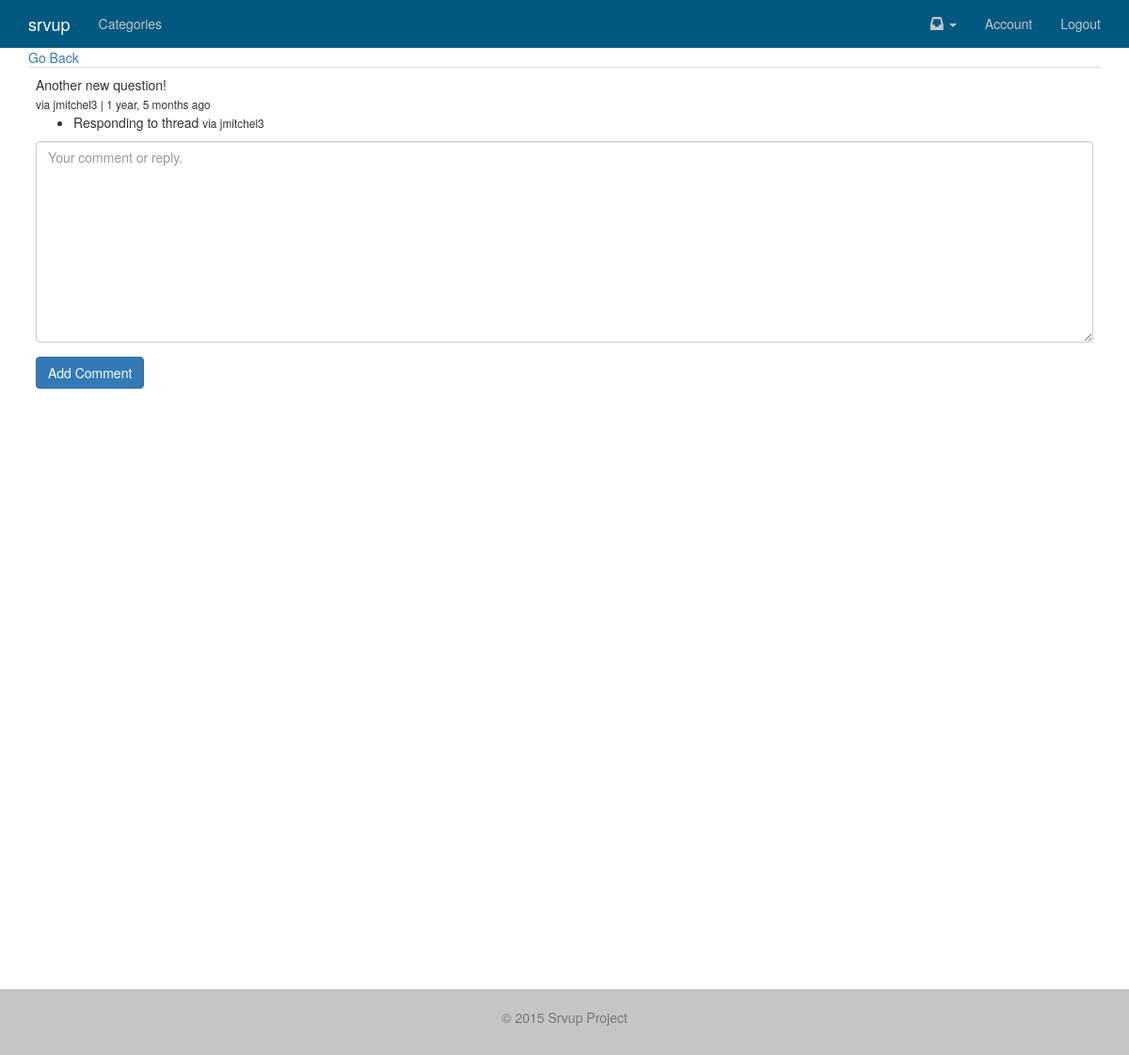
The page /comment/116 (signed in) on the database its author committed.
### comments/models.py (models this page shows, shortened)
class Comment(models.Model):
	user = models.ForeignKey(MyUser)
	parent = models.ForeignKey("self", null=True, blank=True)
	path = models.CharField(max_length=350)
	video = models.ForeignKey(Video, null=True, blank=True)
	text = models.TextField()
	updated = models.DateTimeField(auto_now=True, auto_now_add=False)
	timestamp = models.DateTimeField(auto_now=False, auto_now_add=True)
	active = models.BooleanField(default=True)
	objects = CommentManager()
	class Meta:
		ordering = ['-timestamp']
	@property
	def get_origin(self):
		return self.path
	@property
	def get_comment(self):
		return self.text
	@property
	def is_child(self):
		if self.parent is not None:
			return True
		else:
			return False
	def get_children(self):
		if self.is_child:
			return None
		else:
			return Comment.objects.filter(parent=self)

### accounts/models.py (models this page shows, shortened)
class MyUser(AbstractBaseUser):
	username = models.CharField(
	    max_length=255,
	    unique=True,
	)
	email = models.EmailField(
	    verbose_name='email address',
	    max_length=255,
	    unique=True,
	)
	first_name = models.CharField(
			max_length=120,
			null=True,
			blank=True,
			)
	last_name = models.CharField(
			max_length=120,
			null=True,
			blank=True,
			)
	is_member = models.BooleanField(default=False,
					verbose_name='Is Paid Member')
	is_active = models.BooleanField(default=True)
	is_admin = models.BooleanField(default=False)
	objects = MyUserManager()
	USERNAME_FIELD = 'username'
	REQUIRED_FIELDS = ['email']

### comments/views.py (the view)
# urls.py: url(r'^comment/(?P<id>\d+)$', 'comment_thread', name='comment_thread'),
@login_required
def comment_thread(request, id):
	comment = get_object_or_404(Comment, id=id)
	form = CommentForm()
	context = {
	"form": form,
	"comment": comment,
	}
	return render(request, "comments/comment_thread.html", context)

### comments/forms.py
class CommentForm(forms.Form):
	comment = forms.CharField(
		widget=forms.Textarea(attrs={"placeholder": "Your comment or reply."})
	)
	def __init__(self, data=None, files=None, **kwargs):
		super(CommentForm, self).__init__(data, files, kwargs)
		self.helper = FormHelper()
		self.helper.form_show_labels = False
		self.helper.add_input(Submit('submit', 'Add Comment', css_class='btn btn-primary',))

### comments/models.py (called while the page is built)
	def all(self):
		return super(CommentManager, self).filter(active=True).filter(parent=None)

### templates/comments/comment_thread.html (shortened to what this page needs)
{% extends "base.html" %}
{% load crispy_forms_tags %}
{% block content %}
<a href="{{ comment.get_origin }}">Go Back</a>
<table class='table'>
<tr><td>{{ comment.get_comment }}
<br/><small>via {{ comment.user }} | {{ comment.timestamp|timesince }} ago </small>
				{% if not comment.is_child %}
				<ul>
				{% for child in comment.get_children %}
				<li>{{ child.get_comment }}
				<small>via {{ child.user }}</small>
				</li>
				{% endfor %}
				</ul>
				<div>
				<form method="POST" action='{% url "comment_create" %}'>{% csrf_token %}
				{% crispy form form.helper %}
				</form>
				</div>
				{% endif %}
</td></tr>
</table>
{% endblock %}

### rows shown on the page
Comment: get_comment "Another new question!", user "jmitchel3", timestamp "1 year, 5 months"
Comment: get_comment "Responding to thread", user "jmitchel3"
